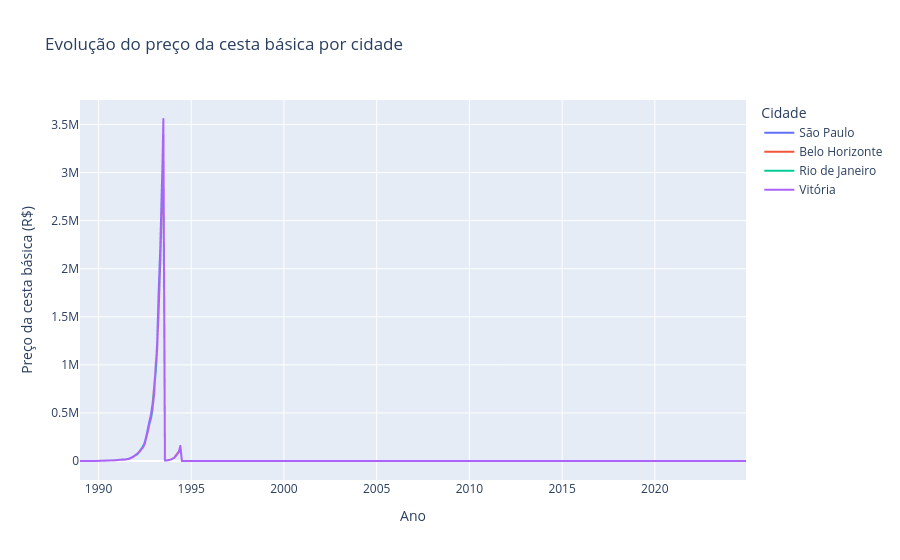

This figure's notebook cell:
### Markdown cell above
## Evolução histórica do preço da cesta básica

O primeiro gráfico apresenta a série completa disponível, de 1989 a 2024.

Esse recorte é importante para preservar a visão histórica dos dados, mas possui uma limitação visual: os valores anteriores à estabilização monetária no Brasil apresentam forte distorção causada pela hiperinflação e pelas mudanças de moeda.

Por esse motivo, a série completa é mantida como referência, mas a análise visual principal será feita a partir de 1995.

### Code cell
import plotly.express as px

fig_preco = px.line(
    precos,
    x="data",
    y="valor_reais",
    color="cidade",
    title="Evolução do preço da cesta básica por cidade",
    labels={
        "data": "Ano",
        "valor_reais": "Preço da cesta básica (R$)",
        "cidade": "Cidade"
    }
)

fig_preco.update_layout(
    xaxis_title="Ano",
    yaxis_title="Preço da cesta básica (R$)",
    legend_title="Cidade",
    hovermode="x unified"
)

fig_preco.show()

### Figure 1 — Plotly figure (JSON) as saved in the notebook; plotly's stock layout.template omitted (floating-point values rounded to 4 significant figures; data arrays with more than 128 entries replaced by an {"elided": "..."} marker saying what was removed)
{"data": [{"hovertemplate": "Cidade=São Paulo<br>Ano=%{x}<br>Preço da cesta básica (R$)=%{y}<extra></extra>", "legendgroup": "São Paulo", "line": {"color": "#636efa", "dash": "solid"}, "marker": {"symbol": "circle"}, "mode": "lines", "name": "São Paulo", "showlegend": true, "type": "scattergl", "x": {"elided": "432 str values"}, "xaxis": "x", "y": {"elided": "432 float values"}, "yaxis": "y"}, {"hovertemplate": "Cidade=Belo Horizonte<br>Ano=%{x}<br>Preço da cesta básica (R$)=%{y}<extra></extra>", "legendgroup": "Belo Horizonte", "line": {"color": "#EF553B", "dash": "solid"}, "marker": {"symbol": "circle"}, "mode": "lines", "name": "Belo Horizonte", "showlegend": true, "type": "scattergl", "x": {"elided": "432 str values"}, "xaxis": "x", "y": {"elided": "432 float values"}, "yaxis": "y"}, {"hovertemplate": "Cidade=Rio de Janeiro<br>Ano=%{x}<br>Preço da cesta básica (R$)=%{y}<extra></extra>", "legendgroup": "Rio de Janeiro", "line": {"color": "#00cc96", "dash": "solid"}, "marker": {"symbol": "circle"}, "mode": "lines", "name": "Rio de Janeiro", "showlegend": true, "type": "scattergl", "x": {"elided": "432 str values"}, "xaxis": "x", "y": {"elided": "432 float values"}, "yaxis": "y"}, {"hovertemplate": "Cidade=Vitória<br>Ano=%{x}<br>Preço da cesta básica (R$)=%{y}<extra></extra>", "legendgroup": "Vitória", "line": {"color": "#ab63fa", "dash": "solid"}, "marker": {"symbol": "circle"}, "mode": "lines", "name": "Vitória", "showlegend": true, "type": "scattergl", "x": {"elided": "432 str values"}, "xaxis": "x", "y": {"elided": "432 float values"}, "yaxis": "y"}], "layout": {"hovermode": "x unified", "legend": {"title": {"text": "Cidade"}, "tracegroupgap": 0}, "title": {"text": "Evolução do preço da cesta básica por cidade"}, "xaxis": {"anchor": "y", "domain": [0, 1], "title": {"text": "Ano"}}, "yaxis": {"anchor": "x", "domain": [0, 1], "title": {"text": "Preço da cesta básica (R$)"}}}}
